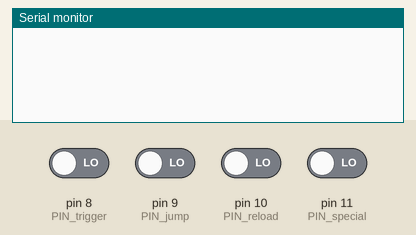
Recording of a sketch running on a simulated Arduino Uno, built with avr-gcc and run on an emulated ATmega328P. Shown: the last lines printed to the serial monitor. Inputs (shaded band) come from the test bench; at power-on: pin 8 (PIN_trigger), pin 9 (PIN_jump), pin 10 (PIN_reload), pin 11 (PIN_special) LOW.

Above: at 2.8 s.
2.9 s: pin 8 (PIN_trigger) driven HIGH
At 3.8 s:
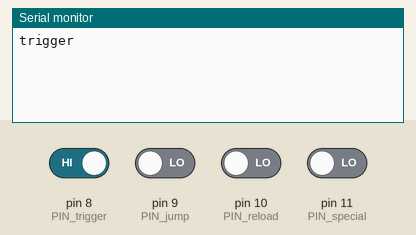
5.5 s: pin 9 (PIN_jump) driven HIGH
At 6.8 s:
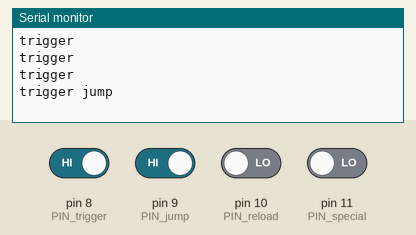
8.5 s: pin 10 (PIN_reload) driven HIGH
At 9.6 s:
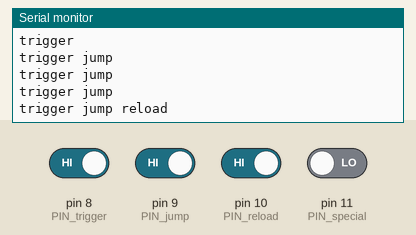
11.5 s: pin 11 (PIN_special) driven HIGH
At 12.8 s:
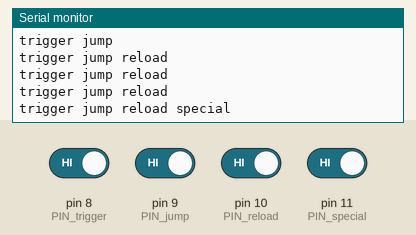
14.5 s: pin 8 (PIN_trigger) driven LOW
At 15.4 s:
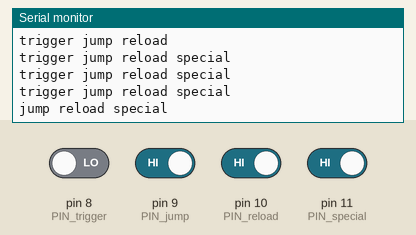
17.5 s: pin 9 (PIN_jump) driven LOW
At 18.8 s:
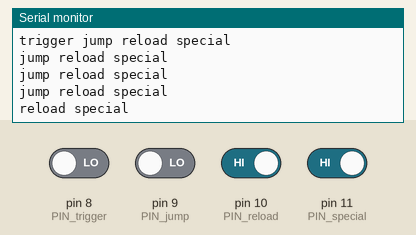

The sketch:

FourButtons.ino
```cpp
const int PIN_trigger = 8;
const int PIN_jump =    9;
const int PIN_reload =  10;
const int PIN_special = 11;

bool trigger_PRESSED;
bool jump_PRESSED;
bool reload_PRESSED;
bool special_PRESSED;

void setup() {
  Serial.begin(9600);

  pinMode(PIN_trigger, INPUT);
  pinMode(PIN_jump, INPUT);
  pinMode(PIN_reload, INPUT);
  pinMode(PIN_special, INPUT);


}

void loop() {

 trigger_PRESSED = digitalRead(PIN_trigger) == HIGH;
 jump_PRESSED    = digitalRead(PIN_jump)    == HIGH;
 reload_PRESSED  = digitalRead(PIN_reload)  == HIGH;
 special_PRESSED = digitalRead(PIN_special) == HIGH;

 if (trigger_PRESSED) {
    Serial.print("trigger ");
 }

 if (jump_PRESSED) {//change to !jump_PRESSED
    Serial.print("jump ");
 }

 if (reload_PRESSED) {
    Serial.print("reload ");
 }

 if (special_PRESSED) {
    Serial.print("special ");
 }

  Serial.println();

 delay(1000);

}
```

Measured:
- after the input at 2.9 s, the serial monitor: prints a new line after 0.10 s (image 1)
- after the input at 5.5 s, the serial monitor: prints a new line after 0.50 s (image 2)
- after the input at 8.5 s, the serial monitor: prints a new line after 0.50 s (image 3)
- after the input at 11.5 s, the serial monitor: prints a new line after 0.50 s (image 4)
- after the input at 14.5 s, the serial monitor: prints a new line after 0.50 s (image 5)
- after the input at 17.5 s, the serial monitor: prints a new line after 0.50 s (image 6)
